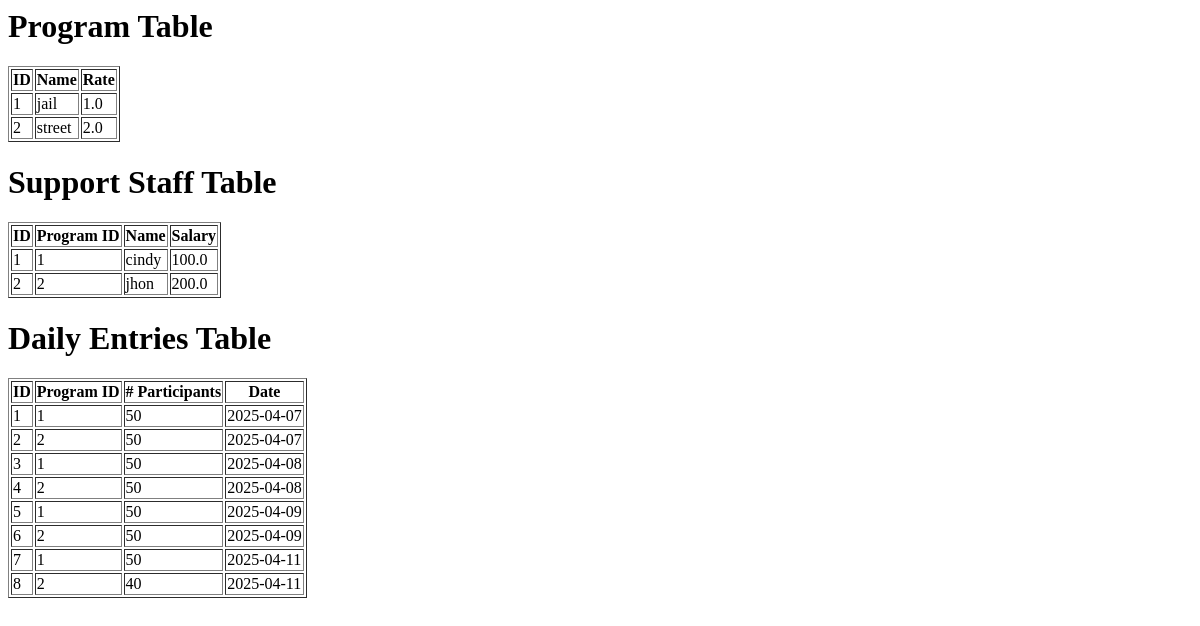
The page /view_database on the database as committed earlier.
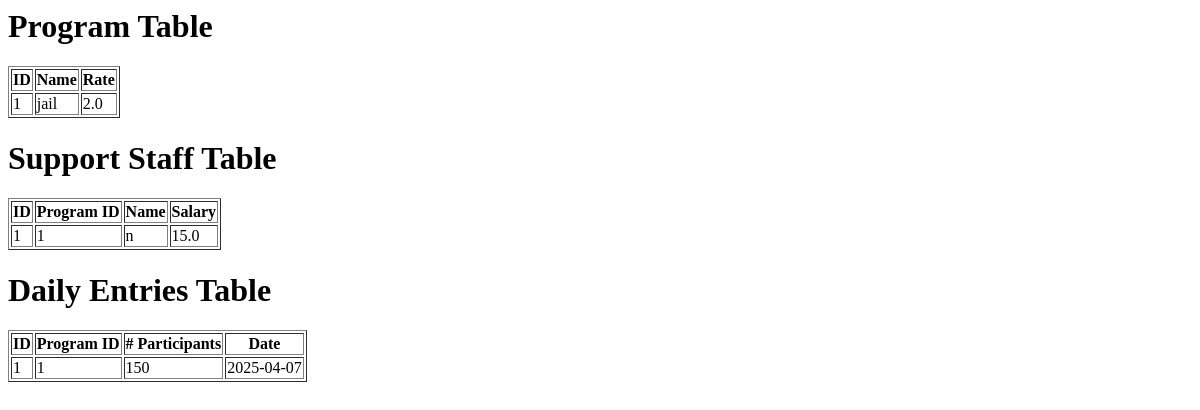
The same page on the database as committed later.
### app/models.py (models this page shows, shortened)
class ProgramModel(db.Model):
    __tablename__ = 'program_model'
    id = db.Column(db.Integer, primary_key=True)
    name = db.Column(db.String(100), nullable=False)
    rate = db.Column(db.Float, nullable=False)

class CostsPerProgramModel(db.Model):
    id = db.Column(db.Integer, primary_key=True)
    program_id = db.Column(db.Integer, db.ForeignKey('program_model.id'), nullable=False)
    name = db.Column(db.String(100), nullable=False)
    salary = db.Column(db.Float, nullable=False)

class DailyEntriesModel(db.Model):
    id = db.Column(db.Integer, primary_key=True)
    number_of_participants = db.Column(db.Integer, nullable=False)
    program_id = db.Column(db.Integer, db.ForeignKey('program_model.id'), nullable=False)
    date = db.Column(db.Date, nullable=False, default=date.today())

### app/routes.py (the view)
@main.route('/view_database')
def view_database():
    programs = ProgramModel.query.all()
    staff = CostsPerProgramModel.query.all()
    entries = DailyEntriesModel.query.all()
    return render_template('view_database.html', programs=programs, staff=staff, entries=entries)

### app/templates/view_database.html
<h1>Program Table</h1>
<table border="1">
    <tr>
        <th>ID</th><th>Name</th><th>Rate</th>
    </tr>
    {% for program in programs %}
    <tr>
        <td>{{ program.id }}</td>
        <td>{{ program.name }}</td>
        <td>{{ program.rate }}</td>
    </tr>
    {% endfor %}
</table>
<h1>Support Staff Table</h1>
<table border="1">
    <tr>
        <th>ID</th><th>Program ID</th><th>Name</th><th>Salary</th>
    </tr>
    {% for staff_member in staff %}
    <tr>
        <td>{{ staff_member.id }}</td>
        <td>{{ staff_member.program_id }}</td>
        <td>{{ staff_member.name }}</td>
        <td>{{ staff_member.salary }}</td>
    </tr>
    {% endfor %}
</table>
<h1>Daily Entries Table</h1>
<table border="1">
    <tr>
        <th>ID</th><th>Program ID</th><th># Participants</th><th>Date</th>
    </tr>
    {% for entry in entries %}
    <tr>
        <td>{{ entry.id }}</td>
        <td>{{ entry.program_id }}</td>
        <td>{{ entry.number_of_participants }}</td>
        <td>{{ entry.date }}</td>
    </tr>
    {% endfor %}
</table>

Rows that differ between the two databases and show on the page:
removed ProgramModel: id "2", name "street", rate "2.0"
removed CostsPerProgramModel: id "2", program_id "2", name "jhon", salary "200.0"
removed DailyEntriesModel: id "2", program_id "2", number_of_participants "50", date "2025-04-07"
removed DailyEntriesModel: id "3", program_id "1", number_of_participants "50", date "2025-04-08"
removed DailyEntriesModel: id "4", program_id "2", number_of_participants "50", date "2025-04-08"
removed DailyEntriesModel: id "5", program_id "1", number_of_participants "50", date "2025-04-09"
removed DailyEntriesModel: id "6", program_id "2", number_of_participants "50", date "2025-04-09"
removed DailyEntriesModel: id "7", program_id "1", number_of_participants "50", date "2025-04-11"
removed DailyEntriesModel: id "8", program_id "2", number_of_participants "40", date "2025-04-11"
changed ProgramModel "jail": rate "1.0" → "2.0"
changed CostsPerProgramModel id 1: name "cindy" → "n"; salary "100.0" → "15.0"
changed DailyEntriesModel id 1: number_of_participants "50" → "150"
